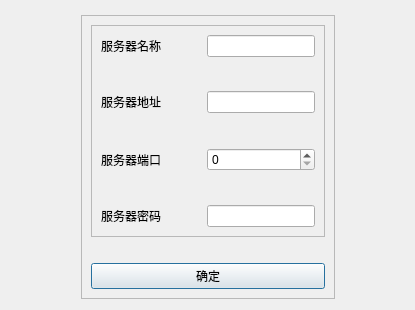
<?xml version="1.0" encoding="UTF-8"?>
<ui version="4.0">
 <class>AddServerDialog</class>
 <widget class="QDialog" name="AddServerDialog">
  <property name="geometry">
   <rect>
    <x>0</x>
    <y>0</y>
    <width>415</width>
    <height>310</height>
   </rect>
  </property>
  <property name="windowTitle">
   <string>AddServer</string>
  </property>
  <layout class="QGridLayout" name="gridLayout_2">
   <item row="0" column="1">
    <spacer name="verticalSpacer_2">
     <property name="orientation">
      <enum>Qt::Vertical</enum>
     </property>
     <property name="sizeHint" stdset="0">
      <size>
       <width>20</width>
       <height>40</height>
      </size>
     </property>
    </spacer>
   </item>
   <item row="1" column="1">
    <widget class="QFrame" name="frame_2">
     <property name="frameShape">
      <enum>QFrame::StyledPanel</enum>
     </property>
     <property name="frameShadow">
      <enum>QFrame::Raised</enum>
     </property>
     <layout class="QVBoxLayout" name="verticalLayout">
      <item>
       <widget class="QFrame" name="frame">
        <property name="frameShape">
         <enum>QFrame::StyledPanel</enum>
        </property>
        <property name="frameShadow">
         <enum>QFrame::Raised</enum>
        </property>
        <layout class="QGridLayout" name="gridLayout">
         <item row="2" column="2">
          <widget class="QLineEdit" name="lineEdit_2"/>
         </item>
         <item row="3" column="2">
          <spacer name="verticalSpacer_4">
           <property name="orientation">
            <enum>Qt::Vertical</enum>
           </property>
           <property name="sizeHint" stdset="0">
            <size>
             <width>20</width>
             <height>40</height>
            </size>
           </property>
          </spacer>
         </item>
         <item row="0" column="0">
          <widget class="QLabel" name="label_2">
           <property name="text">
            <string>服务器名称</string>
           </property>
          </widget>
         </item>
         <item row="7" column="0">
          <widget class="QLabel" name="label_5">
           <property name="text">
            <string>服务器密码</string>
           </property>
          </widget>
         </item>
         <item row="2" column="0">
          <widget class="QLabel" name="label">
           <property name="text">
            <string>服务器地址</string>
           </property>
          </widget>
         </item>
         <item row="1" column="2">
          <spacer name="verticalSpacer_3">
           <property name="orientation">
            <enum>Qt::Vertical</enum>
           </property>
           <property name="sizeHint" stdset="0">
            <size>
             <width>20</width>
             <height>40</height>
            </size>
           </property>
          </spacer>
         </item>
         <item row="6" column="2">
          <spacer name="verticalSpacer_5">
           <property name="orientation">
            <enum>Qt::Vertical</enum>
           </property>
           <property name="sizeHint" stdset="0">
            <size>
             <width>20</width>
             <height>40</height>
            </size>
           </property>
          </spacer>
         </item>
         <item row="0" column="2">
          <widget class="QLineEdit" name="lineEdit"/>
         </item>
         <item row="4" column="0">
          <widget class="QLabel" name="label_4">
           <property name="text">
            <string>服务器端口</string>
           </property>
          </widget>
         </item>
         <item row="7" column="2">
          <widget class="QLineEdit" name="lineEdit_4">
           <property name="echoMode">
            <enum>QLineEdit::Password</enum>
           </property>
          </widget>
         </item>
         <item row="2" column="1">
          <spacer name="horizontalSpacer_3">
           <property name="orientation">
            <enum>Qt::Horizontal</enum>
           </property>
           <property name="sizeHint" stdset="0">
            <size>
             <width>40</width>
             <height>20</height>
            </size>
           </property>
          </spacer>
         </item>
         <item row="4" column="2">
          <widget class="QSpinBox" name="spinBox">
           <property name="maximum">
            <number>65535</number>
           </property>
          </widget>
         </item>
        </layout>
       </widget>
      </item>
      <item>
       <widget class="QLabel" name="label_3">
        <property name="text">
         <string/>
        </property>
        <property name="alignment">
         <set>Qt::AlignCenter</set>
        </property>
       </widget>
      </item>
      <item>
       <widget class="QPushButton" name="pushButton">
        <property name="text">
         <string>确定</string>
        </property>
       </widget>
      </item>
     </layout>
    </widget>
   </item>
   <item row="2" column="1">
    <spacer name="verticalSpacer">
     <property name="orientation">
      <enum>Qt::Vertical</enum>
     </property>
     <property name="sizeHint" stdset="0">
      <size>
       <width>20</width>
       <height>0</height>
      </size>
     </property>
    </spacer>
   </item>
   <item row="1" column="0">
    <spacer name="horizontalSpacer">
     <property name="orientation">
      <enum>Qt::Horizontal</enum>
     </property>
     <property name="sizeHint" stdset="0">
      <size>
       <width>40</width>
       <height>20</height>
      </size>
     </property>
    </spacer>
   </item>
   <item row="1" column="2">
    <spacer name="horizontalSpacer_2">
     <property name="orientation">
      <enum>Qt::Horizontal</enum>
     </property>
     <property name="sizeHint" stdset="0">
      <size>
       <width>40</width>
       <height>20</height>
      </size>
     </property>
    </spacer>
   </item>
  </layout>
 </widget>
 <resources/>
 <connections/>
</ui>
